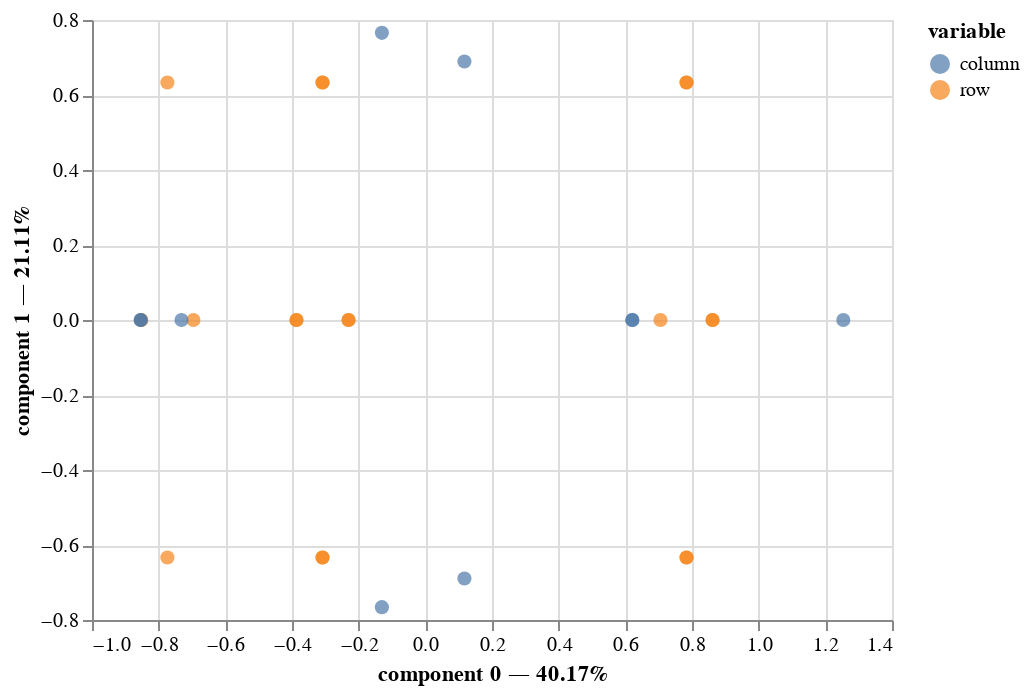

Notebook code cell kept with this figure:
### Markdown cell above
## Visualization

### Code cell
mca.plot(
    dataset,
    x_component=0,
    y_component=1,
    show_column_markers=True,
    show_row_markers=True,
    show_column_labels=False,
    show_row_labels=False
)

### Figure 1 — Vega-Lite specification as saved in the notebook (floating-point values rounded to 4 significant figures)
{"config": {"view": {"continuousWidth": 400, "continuousHeight": 300}}, "layer": [{"data": {"name": "data-be5a09dde4373fbe3630bbef94f971d3"}, "mark": {"type": "circle", "size": 50}, "encoding": {"color": {"field": "variable", "type": "nominal"}, "tooltip": [{"field": "variable", "type": "nominal"}, {"field": "value", "type": "nominal"}, {"field": "component 0", "type": "quantitative"}, {"field": "component 1", "type": "quantitative"}], "x": {"axis": {"title": "component 0 — 40.17%"}, "field": "component 0", "scale": {"zero": false}, "type": "quantitative"}, "y": {"axis": {"title": "component 1 — 21.11%"}, "field": "component 1", "scale": {"zero": false}, "type": "quantitative"}}, "selection": {"selector001": {"type": "interval", "bind": "scales", "encodings": ["x", "y"]}}}, {"data": {"name": "data-5791ae432af1b420fffc946280282782"}, "mark": {"type": "circle", "size": 50}, "encoding": {"color": {"field": "variable", "type": "nominal"}, "tooltip": [{"field": "variable", "type": "nominal"}, {"field": "value", "type": "nominal"}, {"field": "component 0", "type": "quantitative"}, {"field": "component 1", "type": "quantitative"}], "x": {"axis": {"title": "component 0 — 40.17%"}, "field": "component 0", "scale": {"zero": false}, "type": "quantitative"}, "y": {"axis": {"title": "component 1 — 21.11%"}, "field": "component 1", "scale": {"zero": false}, "type": "quantitative"}}}], "$schema": "https://vega.github.io/schema/vega-lite/v4.17.0.json", "datasets": {"data-be5a09dde4373fbe3630bbef94f971d3": [{"component 0": 0.7054, "component 1": 9.51e-15, "component 2": 0.7586, "variable": "row", "value": "0", "label": 0}, {"component 0": -0.3866, "component 1": 7.594e-15, "component 2": 0.6261, "variable": "row", "value": "1", "label": 1}, {"component 0": -0.3866, "component 1": 6.107e-15, "component 2": 0.6261, "variable": "row", "value": "2", "label": 2}, {"component 0": -0.852, "component 1": 5.547e-15, "component 2": 0.5624, "variable": "row", "value": "3", "label": 3}, {"component 0": 0.7835, "component 1": -0.6333, "component 2": 0.1302, "variable": "row", "value": "4", "label": 4}, {"component 0": 0.7835, "component 1": -0.6333, "component 2": 0.1302, "variable": "row", "value": "5", "label": 5}, {"component 0": -0.3084, "component 1": -0.6333, "component 2": -0.002375, "variable": "row", "value": "6", "label": 6}, {"component 0": -0.3084, "component 1": -0.6333, "component 2": -0.002375, "variable": "row", "value": "7", "label": 7}, {"component 0": -0.7739, "component 1": -0.6333, "component 2": -0.06599, "variable": "row", "value": "8", "label": 8}, {"component 0": 0.7835, "component 1": 0.6333, "component 2": 0.1302, "variable": "row", "value": "9", "label": 9}, {"component 0": 0.7835, "component 1": 0.6333, "component 2": 0.1302, "variable": "row", "value": "10", "label": 10}, {"component 0": -0.3084, "component 1": 0.6333, "component 2": -0.002375, "variable": "row", "value": "11", "label": 11}, {"component 0": -0.3084, "component 1": 0.6333, "component 2": -0.002375, "variable": "row", "value": "12", "label": 12}, {"component 0": -0.7739, "component 1": 0.6333, "component 2": -0.06599, "variable": "row", "value": "13", "label": 13}, {"component 0": 0.8617, "component 1": -4.639e-15, "component 2": -0.4982, "variable": "row", "value": "14", "label": 14}, {"component 0": 0.8617, "component 1": -4.639e-15, "component 2": -0.4982, "variable": "row", "value": "15", "label": 15}, {"component 0": -0.2303, "component 1": -6.555e-15, "component 2": -0.6308, "variable": "row", "value": "16", "label": 16}, {"component 0": -0.2303, "component 1": -8.042e-15, "component 2": -0.6308, "variable": "row", "value": "17", "label": 17}, {"component 0": -0.6957, "component 1": -8.601e-15, "component 2": -0.6944, "variable": "row", "value": "18", "label": 18}], "data-5791ae432af1b420fffc946280282782": [{"component 0": 0.1173, "component 1": 0.6892, "component 2": -0.6413, "variable": "column", "value": "Color_PURPLE", "label": "Color_PURPLE"}, {"component 0": -0.1303, "component 1": -0.7658, "component 2": 0.7125, "variable": "column", "value": "Color_YELLOW", "label": "Color_YELLOW"}, {"component 0": 0.1173, "component 1": -0.6892, "component 2": -0.6413, "variable": "column", "value": "Size_LARGE", "label": "Size_LARGE"}, {"component 0": -0.1303, "component 1": 0.7658, "component 2": 0.7125, "variable": "column", "value": "Size_SMALL", "label": "Size_SMALL"}, {"component 0": -0.8539, "component 1": -2.712e-15, "component 2": -0.07934, "variable": "column", "value": "Action_DIP", "label": "Action_DIP"}, {"component 0": 0.621, "component 1": 1.984e-15, "component 2": 0.0577, "variable": "column", "value": "Action_STRETCH", "label": "Action_STRETCH"}, {"component 0": 0.621, "component 1": 5.61e-16, "component 2": 0.0577, "variable": "column", "value": "Age_ADULT", "label": "Age_ADULT"}, {"component 0": -0.8539, "component 1": -7.7e-16, "component 2": -0.07934, "variable": "column", "value": "Age_CHILD", "label": "Age_CHILD"}, {"component 0": -0.7315, "component 1": -1.27e-15, "component 2": -0.05473, "variable": "column", "value": "Inflated_F", "label": "Inflated_F"}, {"component 0": 1.254, "component 1": 2.246e-15, "component 2": 0.09382, "variable": "column", "value": "Inflated_T", "label": "Inflated_T"}]}}
